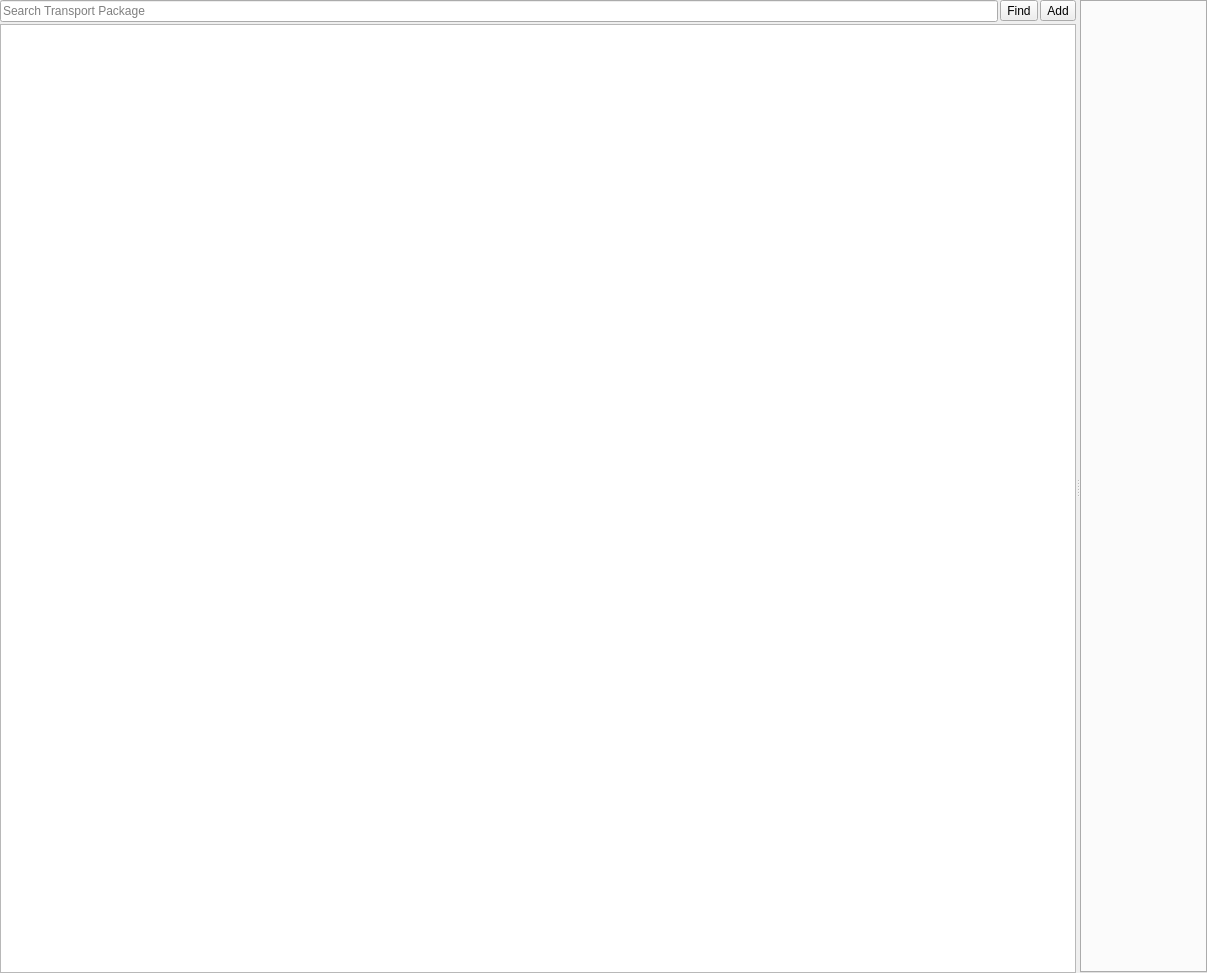
<?xml version="1.0" encoding="UTF-8"?>
<ui version="4.0">
 <class>Form</class>
 <widget class="QWidget" name="Form">
  <property name="geometry">
   <rect>
    <x>0</x>
    <y>0</y>
    <width>1207</width>
    <height>973</height>
   </rect>
  </property>
  <property name="windowTitle">
   <string>Form</string>
  </property>
  <layout class="QGridLayout" name="gridLayout">
   <property name="leftMargin">
    <number>0</number>
   </property>
   <property name="topMargin">
    <number>0</number>
   </property>
   <property name="rightMargin">
    <number>0</number>
   </property>
   <property name="bottomMargin">
    <number>0</number>
   </property>
   <property name="spacing">
    <number>0</number>
   </property>
   <item row="0" column="0">
    <widget class="QSplitter" name="PackageManagerSplitter">
     <property name="orientation">
      <enum>Qt::Horizontal</enum>
     </property>
     <widget class="QWidget" name="verticalLayoutWidget_5">
      <layout class="QVBoxLayout" name="verticalLayout_5">
       <property name="spacing">
        <number>2</number>
       </property>
       <property name="rightMargin">
        <number>0</number>
       </property>
       <property name="bottomMargin">
        <number>0</number>
       </property>
       <item>
        <layout class="QHBoxLayout" name="horizontalLayout_4">
         <item>
          <widget class="QLineEdit" name="SearchPackageLineEdit">
           <property name="toolTip">
            <string>Search Transport Package</string>
           </property>
           <property name="toolTipDuration">
            <number>1</number>
           </property>
           <property name="placeholderText">
            <string>Search Transport Package</string>
           </property>
          </widget>
         </item>
         <item>
          <widget class="QToolButton" name="FindPackageButton">
           <property name="text">
            <string>Find</string>
           </property>
          </widget>
         </item>
         <item>
          <widget class="QToolButton" name="AddPackageButton">
           <property name="text">
            <string>Add</string>
           </property>
          </widget>
         </item>
        </layout>
       </item>
       <item>
        <widget class="QTreeView" name="PackageViewTreeView">
         <property name="sizePolicy">
          <sizepolicy hsizetype="Expanding" vsizetype="Expanding">
           <horstretch>5</horstretch>
           <verstretch>0</verstretch>
          </sizepolicy>
         </property>
         <property name="alternatingRowColors">
          <bool>true</bool>
         </property>
         <property name="wordWrap">
          <bool>true</bool>
         </property>
         <attribute name="headerDefaultSectionSize">
          <number>39</number>
         </attribute>
        </widget>
       </item>
      </layout>
     </widget>
     <widget class="QTabWidget" name="PackageManagerTabWidget">
      <property name="currentIndex">
       <number>-1</number>
      </property>
      <property name="tabsClosable">
       <bool>false</bool>
      </property>
      <property name="movable">
       <bool>true</bool>
      </property>
     </widget>
    </widget>
   </item>
  </layout>
 </widget>
 <resources/>
 <connections/>
</ui>
